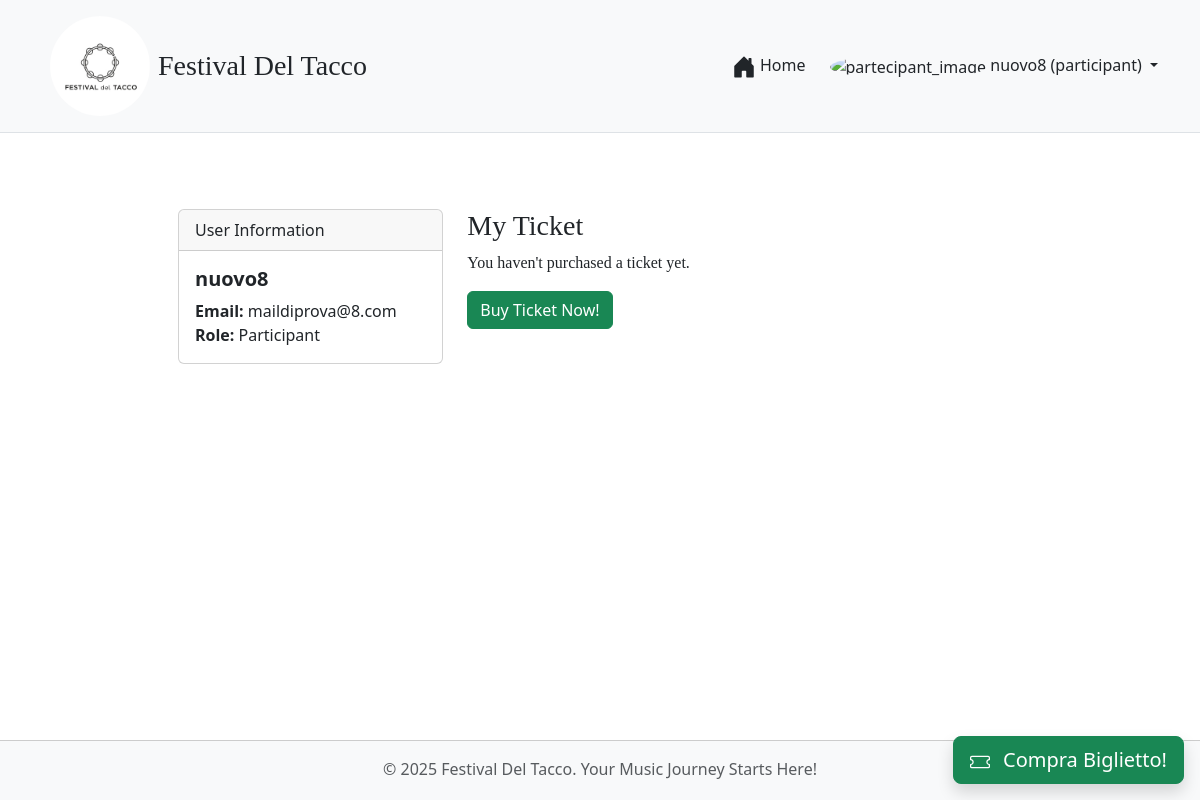
Page /profile (signed in) on the earlier database version.
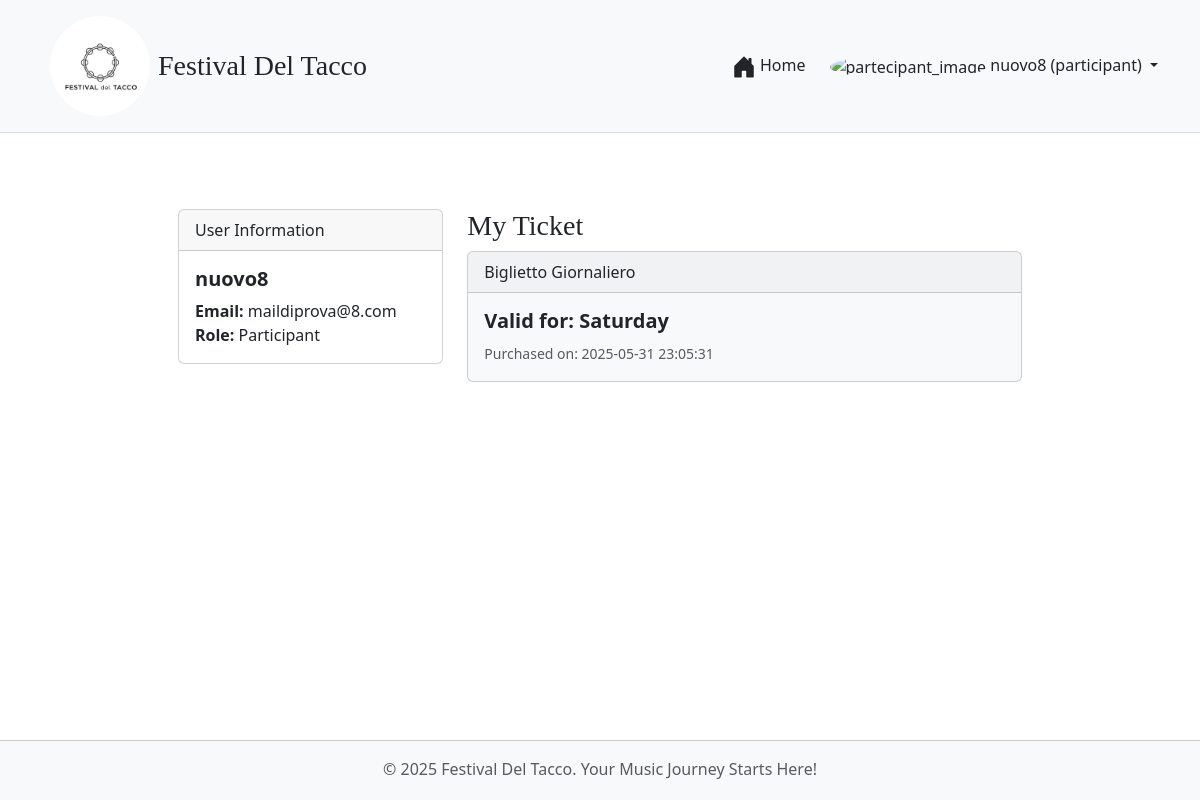
Same page on the later database version.
### tables this page shows
CREATE TABLE BIGLIETTI (
            id INTEGER PRIMARY KEY AUTOINCREMENT,
            user_id INTEGER NOT NULL UNIQUE, -- One ticket type per user
            ticket_type TEXT NOT NULL,
            valid_days TEXT NOT NULL, -- Comma-separated e.g., "Friday,Saturday"
            purchase_date TEXT NOT NULL,
            FOREIGN KEY (user_id) REFERENCES UTENTI (id)
        );

### app.py (the view)
@app.route('/profile')
@login_required
def profile():
    user_ticket = None
    organizer_all_festival_performances = [] # Per la visione completa del festival da parte dell'organizzatore
    if current_user.role == 'participant':
        user_ticket_data = db.get_ticket_by_user_id(current_user.id)
        if user_ticket_data:
            user_ticket = dict(user_ticket_data)
            user_ticket['valid_days_list'] = user_ticket['valid_days'].split(',')
            user_ticket['ticket_type_name'] = Config.TICKET_TYPES.get(user_ticket['ticket_type'], {}).get('name', 'Unknown Ticket')
    elif current_user.role == 'organizer':
        print(current_user.id)
        organizer_all_festival_performances = db.get_performances_by_organizer(organizer_id=current_user.id)
    return render_template('profile_festival.html',
                           user_ticket=user_ticket,
                           organizer_performances=organizer_all_festival_performances)

### app.py (called while the page is built)
@login_manager.user_loader
def load_user(user_id):
    user_data = db.get_user_by_id(int(user_id))
    if user_data:
        return User(id=user_data['id'], email=user_data['email'], nickname=user_data['nickname'], role=user_data['role'])
    return None

@app.context_processor
def inject_global_vars(): # prendo le variabli globali da festival_config.py, comuni a tutti i template
    user_has_ticket = False
    if current_user.is_authenticated and current_user.role == 'participant':
        if db.get_ticket_by_user_id(current_user.id):
            user_has_ticket = True
    return dict(
        FESTIVAL_DAYS=Config.FESTIVAL_DAYS,
        FESTIVAL_STAGES=Config.FESTIVAL_STAGES,
        TICKET_TYPES_CONFIG=Config.TICKET_TYPES,
        now=datetime.now().year,
        g_user_has_ticket=user_has_ticket
    )

### festival_dao.py (called while the page is built)
def get_db_connection():
    conn = sqlite3.connect(DATABASE_NAME)
    conn.row_factory = sqlite3.Row # Access columns by name
    return conn

def get_user_by_id(user_id):
    conn = get_db_connection()
    user = conn.execute("SELECT * FROM UTENTI WHERE id = ?", (user_id,)).fetchone()
    conn.close()
    return user

### templates/profile_festival.html (shortened to what this page needs)
{% extends "base_festival.html" %}
{% block content %}
<div class="container mt-5">
    <div class="row">
        <div class="col-md-4">
            <div class="card">
                <div class="card-header">
                    User Information
                </div>
                <div class="card-body">
                    <h5 class="card-title">{{ current_user.nickname }}</h5>
                    <p class="card-text">
                        <strong>Email:</strong> {{ current_user.email }}<br>
                        <strong>Role:</strong> {{ current_user.role.capitalize() }}
                    </p>
                </div>
            </div>
        </div>
        <div class="col-md-8">
            {% if current_user.role == 'participant' %}
            <h3 style="font-family: 'Playfair Display', serif;">My Ticket</h3>
            {% if user_ticket %}
            <div class="card bg-light mb-3">
                <div class="card-header">{{ user_ticket.ticket_type_name }}</div>
                <div class="card-body">
                    <h5 class="card-title">Valid for: {{ user_ticket.valid_days_list | join(', ') }}</h5>
                    <p class="card-text"><small class="text-muted">Purchased on: {{ user_ticket.purchase_date.split('
                            ')[0] }}</small></p>
                </div>
            </div>
            {% else %}
            <p style="font-family: 'Playfair Display', serif;">You haven't purchased a ticket yet.</p>
            <a href="{{ url_for('buy_ticket') }}" class="btn btn-success">Buy Ticket Now!</a>
            {% endif %}
            {% endif %}
        </div>
    </div>
</div>
{% endblock %}

### templates/base_festival.html (shortened to what this page needs)
<!DOCTYPE html>
<html lang="it-en">
<head>
    <link href="https://cdn.jsdelivr.net/npm/bootstrap@5.3.2/dist/css/bootstrap.min.css" rel="stylesheet"
>
    <link rel="stylesheet" href="{{ url_for('static', filename='css/style_festival.css') }}">
    <link rel="stylesheet" href="https://unpkg.com/leaflet@1.9.4/dist/leaflet.css"
 />
</head>
<body>
    <nav>
        <header class="p-3 mb-3 border-bottom bg-light sticky-top">
            <div class="container">
                <div class="d-flex flex-wrap align-items-center justify-content-center justify-content-lg-start">
                    <a href="{{ url_for('home') }}"
                        class="d-flex align-items-center text-dark text-decoration-none me-lg-auto ms-2">
                        <img src="{{ url_for('static', filename='images/logo/LogoFestivalDelTacco.jpeg') }}"
                            alt="Festival del Tacco" class="img-fluid rounded-circle"
                            style="height: 100px; width: 100px; object-fit: cover;" loading="lazy">
                        <span class="fs-3 ms-2" style="font-family: 'Playfair Display', serif;">Festival Del
                            Tacco</span>
                    </a>
                    <ul class="nav col-12 col-lg-auto mb-2 justify-content-center mb-md-0">
                        <li><a href="{{ url_for('home') }}"
                                class="nav-link px-2 {% if request.endpoint == 'home' %}link-secondary{% else %}link-dark{% endif %}">
                                Home
                            </a>
                        </li>
                    </ul>
                    <div class="ms-lg-3">
                        {% if current_user.is_authenticated %}
                        <div class="dropdown text-end">
                            <a href="#" class="d-block link-dark text-decoration-none dropdown-toggle"
                                id="dropdownUser1" data-bs-toggle="dropdown" aria-expanded="false">
                                {% if current_user.role == 'participant' %}
                                <img src="{{ url_for('static', filename='images/logo/partecipant.png') }}"
                                    alt="partecipant_image" width="40" height="40" class="rounded-circle">
                                {% endif %}
                                {{ current_user.nickname }} ({{ current_user.role }})
                            </a>
                        </div>
                        {% else %}
                        <a href="{{ url_for('login') }}" class="btn btn-outline myloginbutton me-2">Login</a>
                        <a href="{{ url_for('register') }}" class="btn  mybuttoncolors">Sign-up</a>
                        {% endif %}
                    </div>
                </div>
            </div>
        </header>
    </nav>
    <main class="container col-lg-9 col-md-12 pt-5 pt-md-3 pt-lg-2 pt-xl-2 pt-xxl-2 order-1 mt-lg-1 ">
        {% block content %}
        {% endblock %}
    </main>
    {% if (current_user.is_authenticated and current_user.role == 'participant' and not g_user_has_ticket) or not
    current_user.is_authenticated %}
    <div class="position-fixed bottom-0 end-0 p-3" style="z-index: 1030;">
        <a href="{{ url_for('handle_buy_ticket_action') }}" class="btn btn-success btn-lg shadow"
            title="Buy your ticket here!">
            Compra Biglietto!
        </a>
    </div>
    {% endif %}
    <footer class="footer py-3 bg-light order-2">
        <div class="container text-center">
            <span class="text-muted">© {{ now }} Festival Del Tacco. Your Music Journey Starts Here!</span>
        </div>
    </footer>
</body>
</html>

Differences in the rows shown:
added BIGLIETTI: valid_days_list "Saturday", purchase_date "2025-05-31 23:05:31"
Other differences:
{{ user_ticket.ticket_type_name }}: (not shown) → "Biglietto Giornaliero"
text no longer shown: "You haven't purchased a ticket yet. Buy Ticket Now! Compra Biglietto!"
text now shown: "Valid for: Purchased on:"
